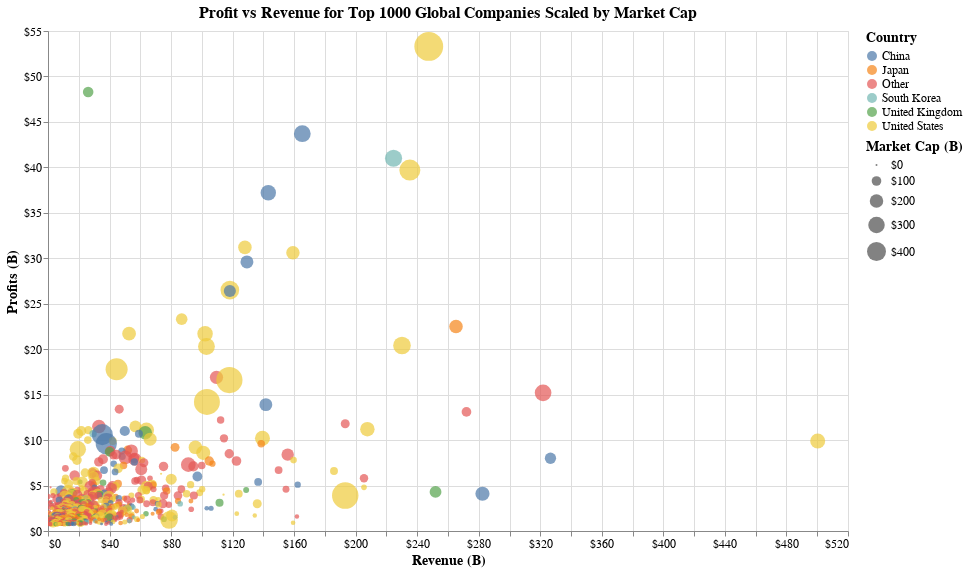

The notebook cell this image was saved under:
### Markdown cell above
# Interactive Visualisation

### Code cell
top = 1000
df_top = df[:top]

selection = alt.selection_multi(fields=['Country'])

chart = alt.Chart(df_top).mark_circle().encode(
    alt.X('Revenue', axis=alt.Axis(format='$f', title='Revenue (B)'), scale=alt.Scale(domain=[0, 520], nice=40)),
    alt.Y('Profits', axis=alt.Axis(format='$', title='Profits (B)')),
    color='Country',
    size=alt.Size('Market Cap', legend=alt.Legend(format='$f', title='Market Cap (B)'), scale=alt.Scale(domain=[0, 400])),
    opacity=alt.value(0.7),
    tooltip=['Company', 'Country', 'Revenue', 'Profits', 'Market Cap']
).properties(
    title='Profit vs Revenue for Top {} Global Companies Scaled by Market Cap'.format(top),
    width=800,
    height=500,
    selection=selection,
).configure(
    title={'fontSize': 16},
    axis={'labelFontSize': 12, 'titleFontSize': 14},
    legend={'titleFontSize': 14, 'labelFontSize': 12},
).transform_filter(
    selection,
).interactive()
chart.save('tpr_altair.html')
chart

### Figure 1 — Vega-Lite specification as saved in the notebook (floating-point values rounded to 4 significant figures; data arrays with more than 128 entries replaced by an {"elided": "..."} marker saying what was removed)
{"$schema": "https://vega.github.io/schema/vega-lite/v2.6.0.json", "config": {"axis": {"labelFontSize": 12, "titleFontSize": 14}, "legend": {"labelFontSize": 12, "titleFontSize": 14}, "title": {"fontSize": 16}, "view": {"height": 300, "width": 400}}, "data": {"name": "data-425dcdc61495eee1b7f1ac4115606244"}, "datasets": {"data-425dcdc61495eee1b7f1ac4115606244": {"elided": "1000 records"}}, "encoding": {"color": {"field": "Country", "type": "nominal"}, "opacity": {"value": 0.7}, "size": {"field": "Market Cap", "legend": {"format": "$f", "title": "Market Cap (B)"}, "scale": {"domain": [0, 400]}, "type": "quantitative"}, "tooltip": [{"field": "Company", "type": "nominal"}, {"field": "Country", "type": "nominal"}, {"field": "Revenue", "type": "quantitative"}, {"field": "Profits", "type": "quantitative"}, {"field": "Market Cap", "type": "quantitative"}], "x": {"axis": {"format": "$f", "title": "Revenue (B)"}, "field": "Revenue", "scale": {"domain": [0, 520], "nice": 40}, "type": "quantitative"}, "y": {"axis": {"format": "$", "title": "Profits (B)"}, "field": "Profits", "type": "quantitative"}}, "height": 500, "mark": "circle", "selection": {"selector001": {"empty": "all", "fields": ["Country"], "on": "click", "resolve": "global", "toggle": "event.shiftKey", "type": "multi"}, "selector002": {"bind": "scales", "encodings": ["x", "y"], "mark": {"fill": "#333", "fillOpacity": 0.125, "stroke": "white"}, "on": "[mousedown, window:mouseup] > window:mousemove!", "resolve": "global", "translate": "[mousedown, window:mouseup] > window:mousemove!", "type": "interval", "zoom": "wheel!"}}, "title": "Profit vs Revenue for Top 1000 Global Companies Scaled by Market Cap", "transform": [{"filter": {"selection": "selector001"}}], "width": 800}
